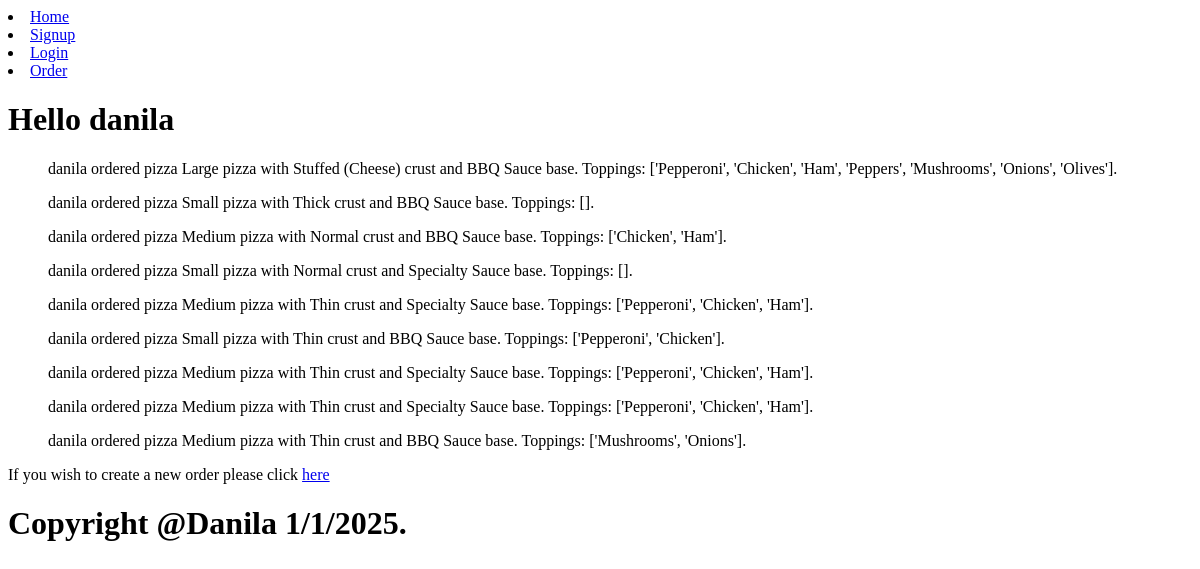
Before: /previous_order/ (signed in) with the older database file.
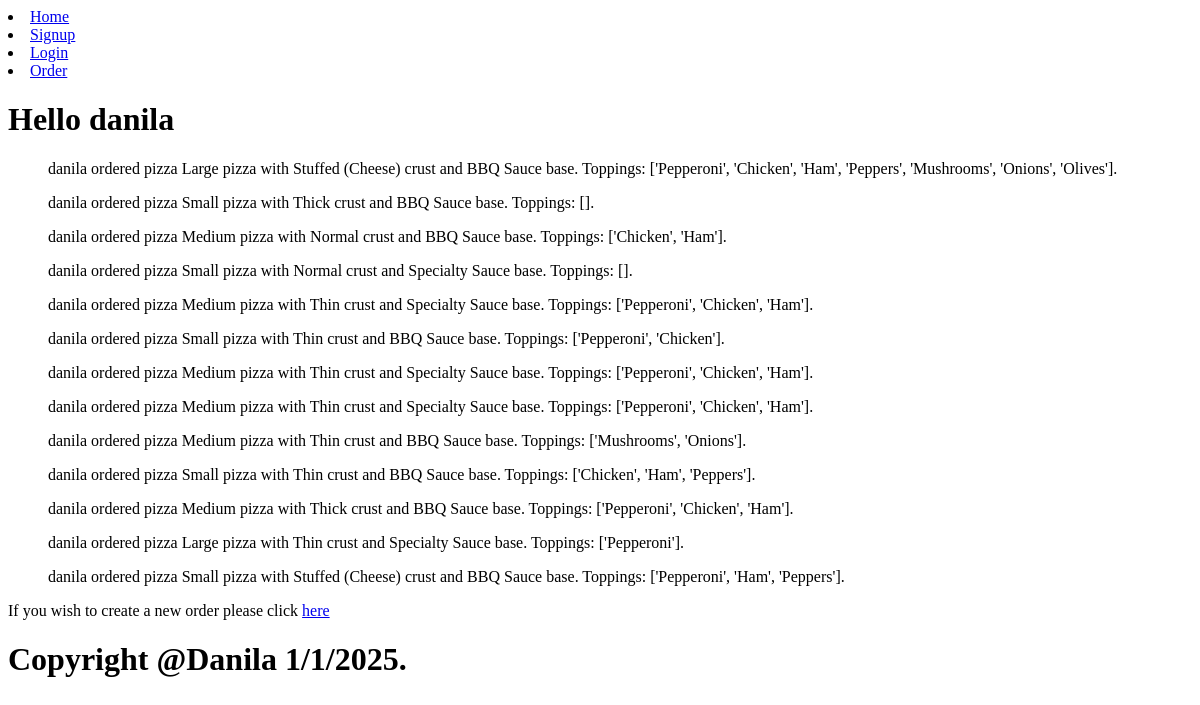
After: the same page with the newer database file.
### main/models.py (models this page shows, shortened)
class Orders(models.Model):
    user = models.ForeignKey(User, on_delete=models.CASCADE)
    pizza = models.ForeignKey(Pizza, on_delete=models.CASCADE)
    address = models.ForeignKey(Address, on_delete=models.SET_NULL, null=True, blank=True)
    def __str__(self):
        return f"{self.user.username} ordered pizza {self.pizza}"

class Pizza(models.Model):
    size = models.ForeignKey(Size, on_delete=models.CASCADE)
    crust = models.ForeignKey(Crust, on_delete=models.CASCADE)
    base = models.ForeignKey(Base, on_delete=models.CASCADE)
    topping = models.ManyToManyField(Topping, blank=True, default=None)
    cheese = models.ForeignKey(Cheese, on_delete=models.CASCADE)
    def __str__(self):
        toppings = [t.topping for t in self.topping.all()]
        return f"{self.size} pizza with {self.crust} crust and {self.base} base. Toppings: {toppings}."

class Topping(models.Model):
    topping = models.CharField(max_length=50)
    price = models.FloatField()

class Size(models.Model):
    size = models.CharField(max_length=50, default="Medium")
    price = models.FloatField(default=11.50)
    def __str__(self):
        return self.size

class Crust(models.Model):
    crust = models.CharField(max_length=50, default="Normal")
    price = models.FloatField(default=0)
    def __str__(self):
        return self.crust

class Base(models.Model):
    base = models.CharField(max_length=50, default="Regular")
    price = models.FloatField(default=1.0)
    def __str__(self):
        return self.base

### main/views.py (the view)
# urls.py: path('previous_order/', views.prev, name='previous_orders'),
def prev(request):
    curr_user = request.user.username
    pizzas = Orders.objects.all()
    context = {'user': curr_user, 'pizzas': pizzas}
    return render(request, 'previous_order.html', context)

### main/templates/previous_order.html (shortened to what this page needs)
{% extends 'base.html' %}
{% block content %}
<h1>Hello {{user}}</h1>
{% for i in pizzas %}
    {% if user == i.user.username %}
        <ul>{{i}}</ul>
    {% endif %}
{% endfor %}
<p>If you wish to create a new order please click <a href="{% url 'order' %}">here</a></p>
{% endblock %}

### main/templates/base.html (shortened to what this page needs)
<!DOCTYPE html>
<html lang="en">
<head>
</head>
<body>
    <main>
        <nav>
            <li><a href="{% url 'index' %}">Home</a></li>
            <li><a href="{% url 'signup' %}">Signup</a></li>
            <li><a href="{% url 'login' %}">Login</a></li>
            <li><a href="{% url 'order' %}">Order</a></li>
        </nav>
        {% block content%}
        {% endblock %}
    </main>
    <footer>
        <h1>Copyright @Danila 1/1/2025.</h1>
    </footer>
</body>
</html>

Changed rows visible on the page:
added Orders: user+pizza "danila ordered pizza Small pizza with Thin crust and BBQ Sauce base. Toppings: ['Chicken', 'Ham', 'Peppers']."
added Orders: user+pizza "danila ordered pizza Medium pizza with Thick crust and BBQ Sauce base. Toppings: ['Pepperoni', 'Chicken', 'Ham']."
added Orders: user+pizza "danila ordered pizza Large pizza with Thin crust and Specialty Sauce base. Toppings: ['Pepperoni']."
added Orders: user+pizza "danila ordered pizza Small pizza with Stuffed (Cheese) crust and BBQ Sauce base. Toppings: ['Pepperoni', 'Ham', 'Peppers']."
